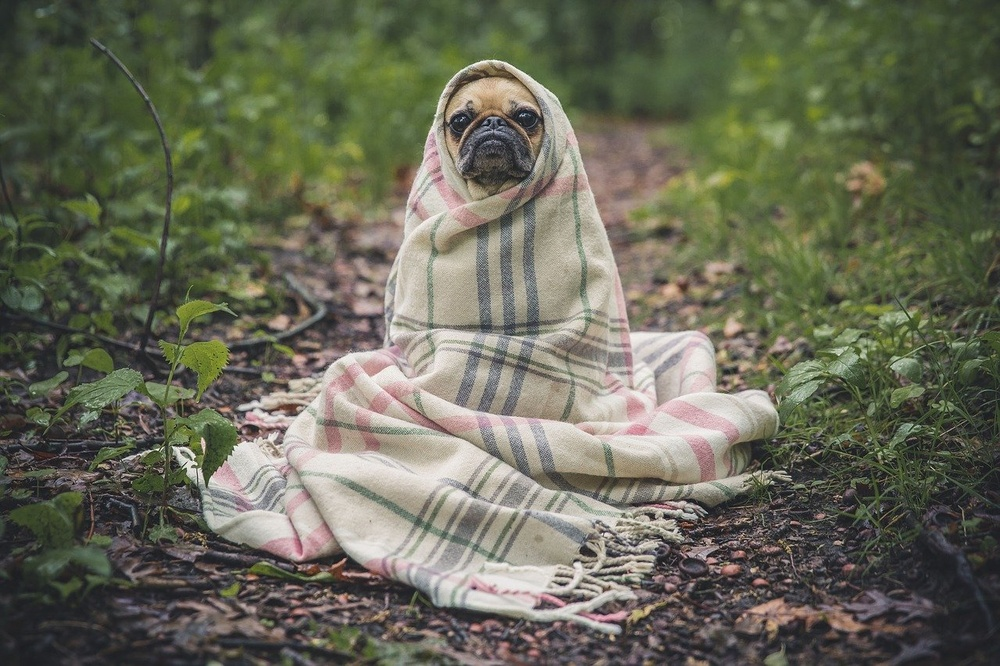
#> input picture M4Y2 (Easy Editor)/original.jpg, 1000 x 666 px, shrunk from 1280 x 853 before the run
$ python task1.py
#> lines starting #> are read from the running program, lines starting #| are printed output that depends on the picture
from PIL import Image
from PIL import ImageFilter
# для бонусного завдання
from PIL import ImageEnhance


with Image.open('original.jpg') as pic_original:
#> pic_original is the input picture: PIL image 1000x666 RGB; mean R, G, B 103.8, 105.2, 87.6
    print("Зображення відкрито\nРозмір:", pic_original)
#| Зображення відкрито
#| Розмір: <PIL.JpegImagePlugin.JpegImageFile image mode=RGB size=1000x666 at 0x7F0C1465FA10>
    print("Формат:", pic_original.format)
#| Формат: JPEG
    print('Тип:', pic_original.mode)
#| Тип: RGB
    pic_original.show()

    pic_gray = pic_original.convert('L')
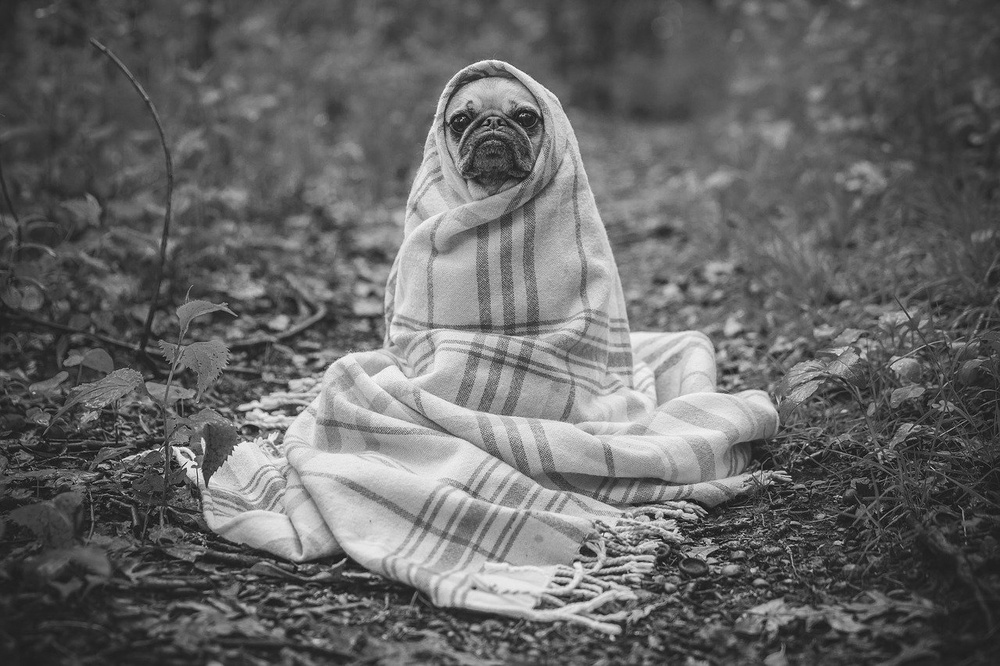
#> pic_gray: PIL image 1000x666 L; min 4, max 253, mean 102.8
    pic_gray.save('gray.jpg')
    pic_gray.show()

    pic_blured = pic_original.filter(ImageFilter.BLUR)
    pic_blured.save('blured.jpg')
    pic_blured.show()

    pic_up = pic_original.transpose(Image.ROTATE_180)
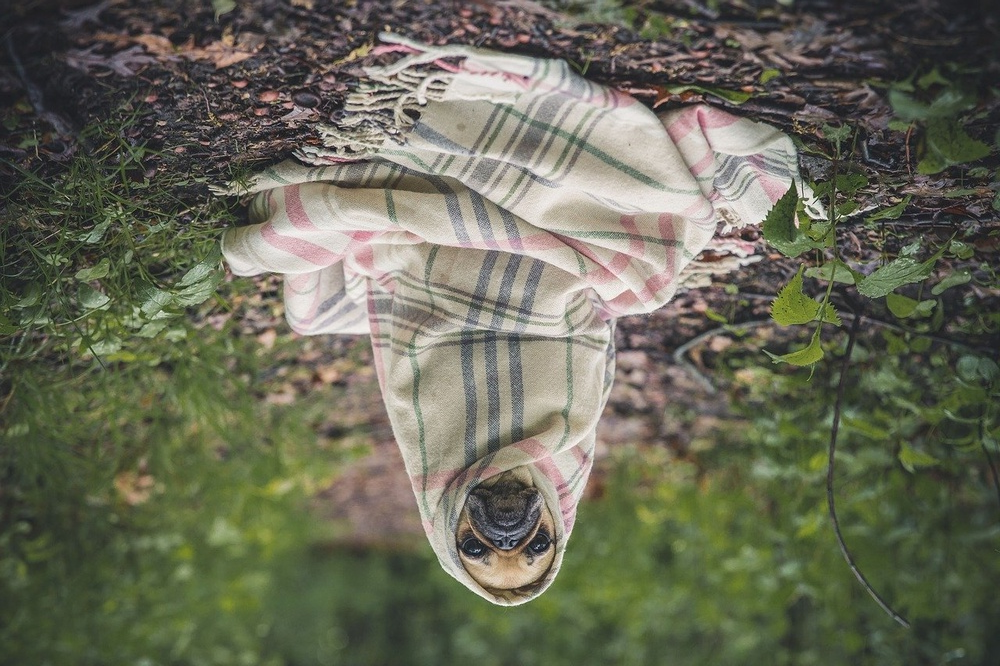
#> pic_up: PIL image 1000x666 RGB; mean R, G, B 103.8, 105.2, 87.6
    pic_up.save('up.jpg')
    pic_up.show()

    pic_mirrow = pic_original.transpose(Image.FLIP_LEFT_RIGHT)
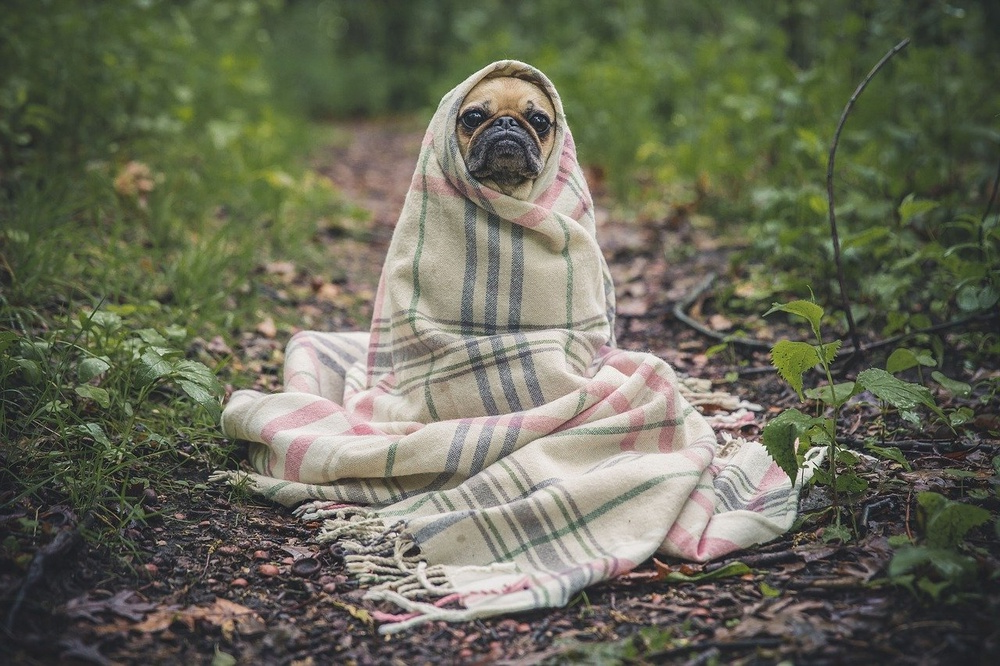
#> pic_mirrow: PIL image 1000x666 RGB; mean R, G, B 103.8, 105.2, 87.6
    pic_mirrow.save('mirrow.jpg')
    pic_mirrow.show()

    pic_contrast = ImageEnhance.Contrast(pic_original)
    pic_contrast = pic_contrast.enhance(1.50)
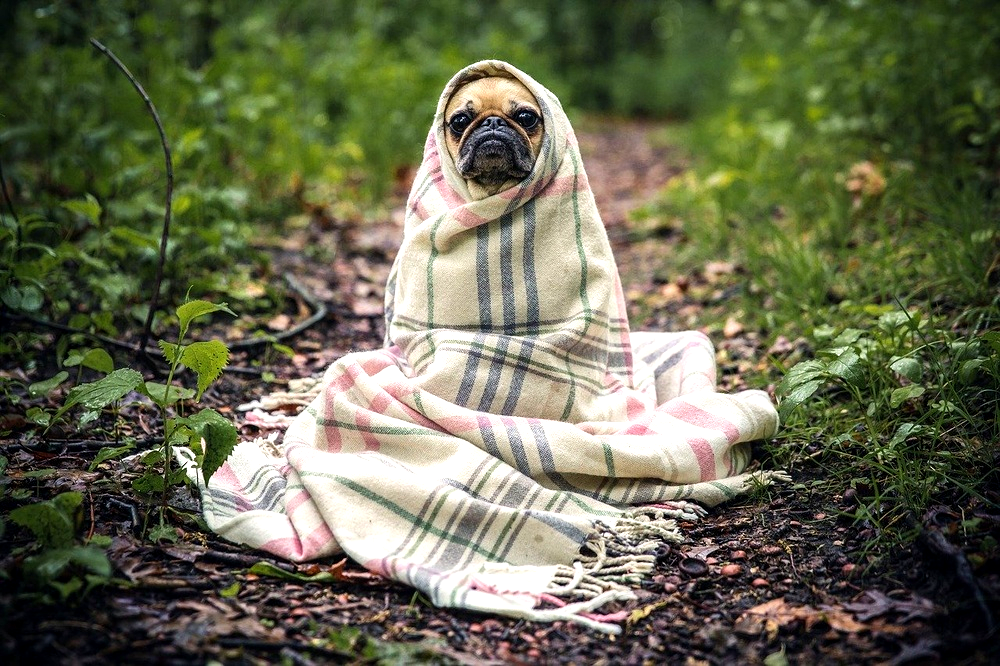
#> pic_contrast: PIL image 1000x666 RGB; mean R, G, B 102.4, 105.2, 79.2
    pic_contrast.save('contr.jpg')
    pic_contrast.show()
